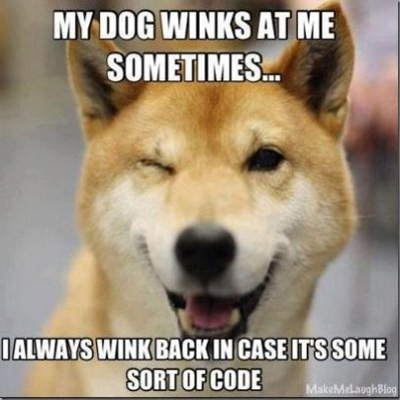
%> input picture dogImage.png, 400 x 400 px
$ octave OddEvenRedEmbedding.m   (GNU Octave 9; MATLAB toolbox functions it lacks are replaced by stand-ins)
%> lines starting %> are read from the running program, lines starting %| are printed output that depends on the picture; in (x1, y1, x2, y2) boxes, pixels count from 0 and x2, y2 are one past the last pixel; in counts of white or black regions, pixels touching at a corner belong together; the program's own positions count from 1
### flatten.m
function x=flatten(x)
x=x>150; % Setting threshold at 150
end

### OddEvenRedEmbedding.m
dog=imread('dogImage.png');
%> dog is the input picture: size 400x400x3 uint8; mean R, G, B 155.7, 141.1, 121.4
hidden1=imread('hidden01.png');
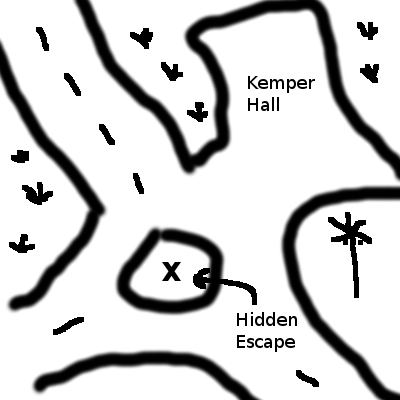
%> input picture hidden01.png, 400 x 400 px
%> hidden1 is the input picture: size 400x400 uint8; min 0, max 255, mean 208.3
hidden1flatten=flatten(hidden1);
%> in flatten, `x=x>150;`:
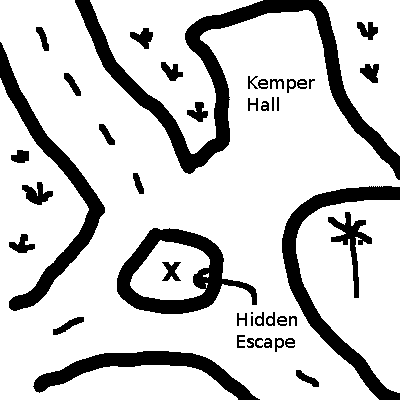
%> x: size 400x400 logical; 80.8% white; 44 black regions (1 under 20 px), largest, box (x1, y1, x2, y2) and area: (75, 0, 400, 180) 9219, (282, 186, 400, 400) 4510, (0, 42, 105, 311) 4349
% then flatten and begin embedding

dogRedLayer=dog(:,:,1);
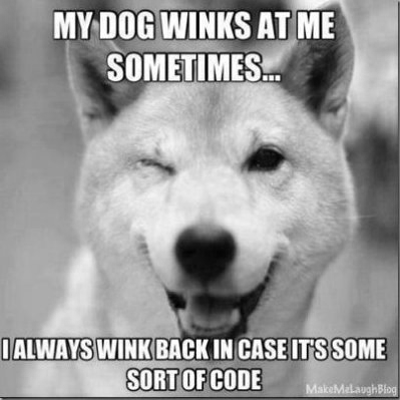
%> dogRedLayer: size 400x400 uint8; min 0, max 255, mean 155.7
dogRedLayerNew=zeros(400,400);
first=@(x) x(1);
%> (the run ends here)
